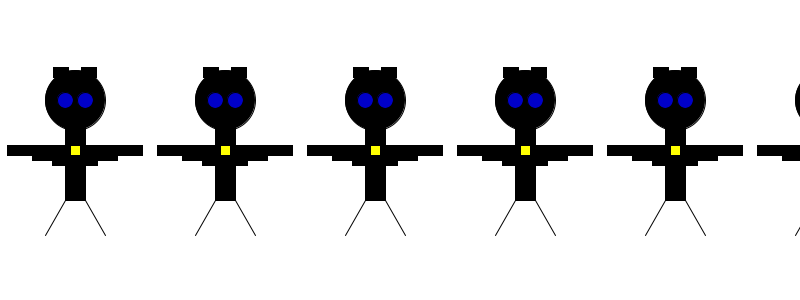
Frame 1 (no input)
Frame 60 (the mouse pressed at the canvas centre just before this capture): identical to frame 1, image omitted
Frame 120 (the mouse held since frame 60 and released just before this capture): identical to frame 1, image omitted

The Processing sketch that drew this single still picture (run headless with seeded random() and noise(); from frame 60 on, the mouse is pressed at the canvas centre):

// Processing sketch: processing_132229
// ── processing_132229.pde

int monsterX;
int monsterY;
int breedte;
boolean outsideMonster;

int spatie;
int lineY;

//hier moet ergens een loop

void setup() {
  size(800, 300);
  monsterX = 400;
  monsterY = 400;
  breedte = width/120;
  spatie = 10;
}

void draw() {
  background(255);

  for (int i = 0; i < breedte; i++) {
    tekenMonstertjes(75+(i*150), 150);
  }

}

void tekenMonstertjes(int x, int y) {
  rectMode(CENTER);                              //Vierkant in het midden
  fill(0, 0, 0);                                   //Kleur lichaam  
  rect(x, y, 20, 100);              //Lichaam
  rect(x -30, y, 75, 10);           //Batwing
  rect(x -20, y +5, 45, 10);        //Batwing
  rect(x -10, y +10, 25, 10);       //Batwing
  rect(x +30, y, 75, 10);           //Batwing
  rect(x +20, y +5, 45, 10);        //Batwing
  rect(x +10, y +10, 25, 10);       //Batwing
  rect(x -14, y -78, 15, 10);       //Bathoorn
  rect(x +14, y -78, 15, 10);       //Bathoorn
  fill(255, 255, 0);                               //Kleur logo
  rect(x, y, 10, 10);                 //Logo
  fill(0, 0, 0);                                   //Kleur hoofd  
  ellipse(x, y -50, 60, 60);       //Hoofd
  fill(0, 0, 200);                                 //Kleur ogen
  ellipse(x -10, y -50, 16, 16);   //Linker oog
  ellipse(x +10, y -50, 16, 16);   //Rechter oog
  line(x +10, y +50, x +30, y +85);    //Rechter been
  line(x -10, y +50, x -30, y +85);     //Linker been
}
